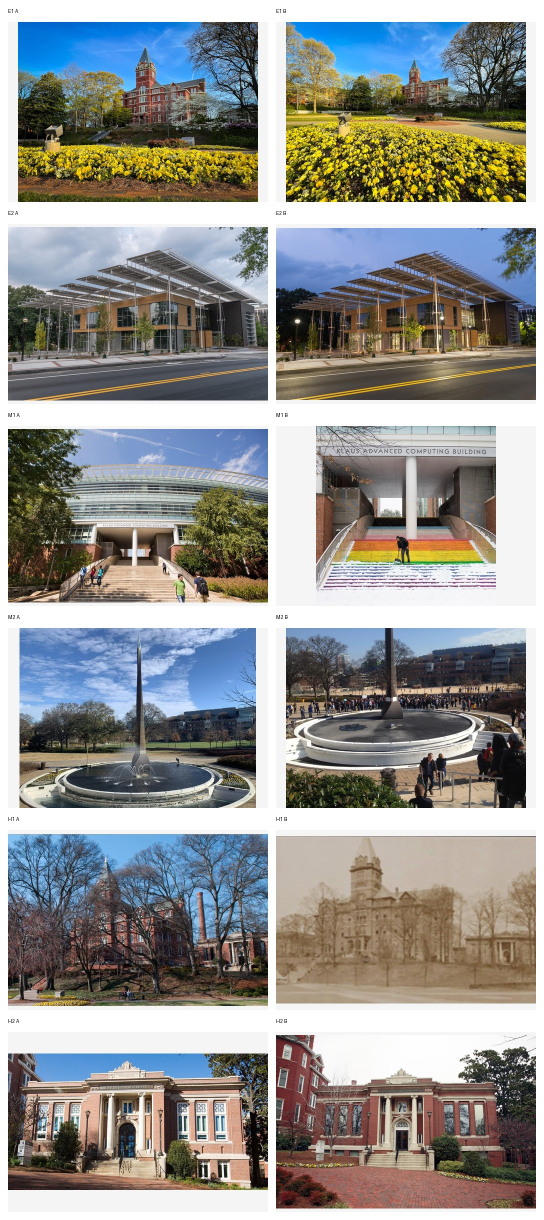
#> input picture benchmark/artifacts/preflight_contact_sheet.jpg, 1088 x 2440 px (shown at 1/2 size)
$ python -i prepare_data.py   (imports and definitions only)
#> lines starting #> are read from the running program, lines starting #| are printed output that depends on the picture
from __future__ import annotations

import hashlib
import json
import re
import zipfile
from pathlib import Path
from typing import Any, Optional

from PIL import Image, ImageDraw, ImageFont, ImageOps

from benchmark.src.paths import (
    ARTIFACTS_DIR,
    CASE_IDS,
    CASES_PATH,
    CONTACT_SHEET_PATH,
    PAIRING_VALIDATION_PATH,
    PREPROCESS_LOG_PATH,
    PROCESSED_DIR,
    PROJECT_ROOT,
    RAW_DIR,
)

CASE_PATTERN = "|".join(CASE_IDS)
IMAGE_NAME_RE = re.compile(rf"^({CASE_PATTERN})(_2| 2)?(\.[A-Za-z0-9.]+)$")
TEXT_NAME_RE = re.compile(rf"^({CASE_PATTERN}).*\.txt$", re.IGNORECASE)
IMAGE_SUFFIXES = {".jpg", ".jpeg", ".png", ".webp", ".jpeg.webp"}

RUBRICS: dict[str, dict[str, list[str]]] = {
    "E1": {
        "core_expectations": [
            "Recognize that no meaningful structural change to the building is visible.",
        ],
        "transient_or_confounder_expectations": [
            "Framing/zoom differs.",
            "Image B contains more surrounding area.",
            "Temporary scene content such as a person may differ.",
        ],
        "unsupported_claims_to_avoid": [
            "Any invented architectural/facade/window/roof/entrance change.",
        ],
    },
    "E2": {
        "core_expectations": [
            "Recognize that no meaningful structural change is visible.",
        ],
        "transient_or_confounder_expectations": [
            "Illumination differs.",
            "Sky/weather differs.",
            "Minor environmental/temporary differences may be present.",
        ],
        "unsupported_claims_to_avoid": [
            "Invented architectural changes.",
        ],
    },
    "M1": {
        "core_expectations": [
            "The staircase is painted in multiple colors in Image B.",
            "Main building entrance/structure appears unchanged.",
        ],
        "transient_or_confounder_expectations": [
            "Image B contains snow/winter conditions.",
        ],
        "unsupported_claims_to_avoid": [
            "Claiming that the entrance/facade/building was structurally rebuilt or substantially redesigned without visual support.",
        ],
    },
    "M2": {
        "core_expectations": [
            "The fountain is filled/operating with water jets in Image A.",
            "The fountain is empty or inactive in Image B.",
            "No clear structural change to the fountain/Campanile is visible.",
        ],
        "transient_or_confounder_expectations": [
            "Image B contains a much larger crowd.",
        ],
        "unsupported_claims_to_avoid": [
            "Invented structural modification to the Campanile/fountain.",
        ],
    },
    "H1": {
        "core_expectations": [
            "The central historic building remains recognizable.",
            "The surrounding campus environment changes substantially.",
            "Vegetation is much more mature in the modern image.",
            "Landscaping/path layout differs.",
            "Some surrounding structures disappear and/or newer elements appear.",
        ],
        "transient_or_confounder_expectations": [
            "The old image is monochrome/sepia.",
            "Color differences must NOT be interpreted as the building physically changing from gray/brown to red.",
        ],
        "unsupported_claims_to_avoid": [
            "The building changed color from gray to red.",
            "Specific renovations that are not visually supported.",
            "Unsupported claims about construction dates or historical events.",
        ],
    },
    "H2": {
        "core_expectations": [
            "Overall structure and architectural form remain substantially the same.",
            "Visible differences include some window/door/entrance details.",
            "Exterior/masonry appears cleaner or restored.",
        ],
        "transient_or_confounder_expectations": [
            "Be conservative about differences that may come from photography, lighting, or image quality.",
        ],
        "unsupported_claims_to_avoid": [
            "Claiming major changes to columns, roofline, or building footprint.",
            "Inventing specific historical events not visible in the pair.",
        ],
    },
}

BUILDING_NAMES = (
    "Tech Tower",
    "Kandeda",
    "Kendeda",
    "Klaus",
    "Campanile",
    "Carnegie",
    "Kessler",
)

def sha256_bytes(data: bytes) -> str:
    return hashlib.sha256(data).hexdigest()

# [163 lines left out: functions sha256_file, find_image_zip, _ignored_zip_name, parse_image_filename, parse_text_filename, iter_archive_files and 4 more, not called in this run]

def _resample():
    resampling = getattr(Image, "Resampling", Image)
    return resampling.LANCZOS

def to_rgb(image: Image.Image) -> Image.Image:
    oriented = ImageOps.exif_transpose(image)
    if oriented.mode == "RGB":
        return oriented
    if oriented.mode in ("RGBA", "LA") or (oriented.mode == "P" and "transparency" in oriented.info):
        rgba = oriented.convert("RGBA")
        background = Image.new("RGB", rgba.size, (255, 255, 255))
        background.paste(rgba, mask=rgba.getchannel("A"))
        return background
    return oriented.convert("RGB")

def resize_long_edge(image: Image.Image, max_edge: int = 2048) -> Image.Image:
    width, height = image.size
    long_edge = max(width, height)
    if long_edge <= max_edge:
        return image
    if width >= height:
        new_width = max_edge
        new_height = max(1, int(round(height * (max_edge / float(width)))))
    else:
        new_height = max_edge
        new_width = max(1, int(round(width * (max_edge / float(height)))))
    return image.resize((new_width, new_height), _resample())

def strip_metadata(image: Image.Image) -> Image.Image:
    if image.mode != "RGB":
        raise ValueError(f"Expected RGB before metadata strip, got {image.mode}")
    return Image.frombytes("RGB", image.size, image.tobytes())

def preprocess_image(image: Image.Image, max_edge: int = 2048) -> tuple[Image.Image, dict[str, Any]]:
    source_size = image.size
    orientation = None
    try:
        orientation = image.getexif().get(274)
    except Exception:
        orientation = None
    rgb = to_rgb(image)
    oriented_size = rgb.size
    resized = resize_long_edge(rgb, max_edge=max_edge)
    clean = strip_metadata(resized)
    info = {
        "source_size": list(source_size),
        "oriented_size": list(oriented_size),
        "processed_size": list(clean.size),
        "source_mode": image.mode,
        "exif_orientation": orientation,
        "resized": list(resized.size) != list(oriented_size),
        "upscaled": False,
        "operations": [
            "exif_transpose",
            "convert_rgb",
            "resize_long_edge_if_needed",
            "strip_metadata",
            "jpeg_q95",
        ],
    }
    return clean, info

def save_jpeg(image: Image.Image, path: Path, quality: int = 95) -> None:
    path.parent.mkdir(parents=True, exist_ok=True)
    image.save(path, format="JPEG", quality=quality, optimize=True)

def _read_zip_bytes(archive: zipfile.ZipFile, name: str) -> bytes:
    return archive.read(name)

# [159 lines left out: functions build_contact_sheet, load_cases, prompt_contains_forbidden_metadata, prepare, main, not called in this run]

# [2 lines not run here, left out]

>>> from PIL import Image
>>> picture = Image.open('../artifacts/preflight_contact_sheet.jpg')
#> picture is the input picture: PIL image 1088x2440 RGB; mean R, G, B 147.8, 147.8, 144.8
>>> result = preprocess_image(picture)
#> in resize_long_edge, `return image.resize((new_width, new_height), _resample())`:
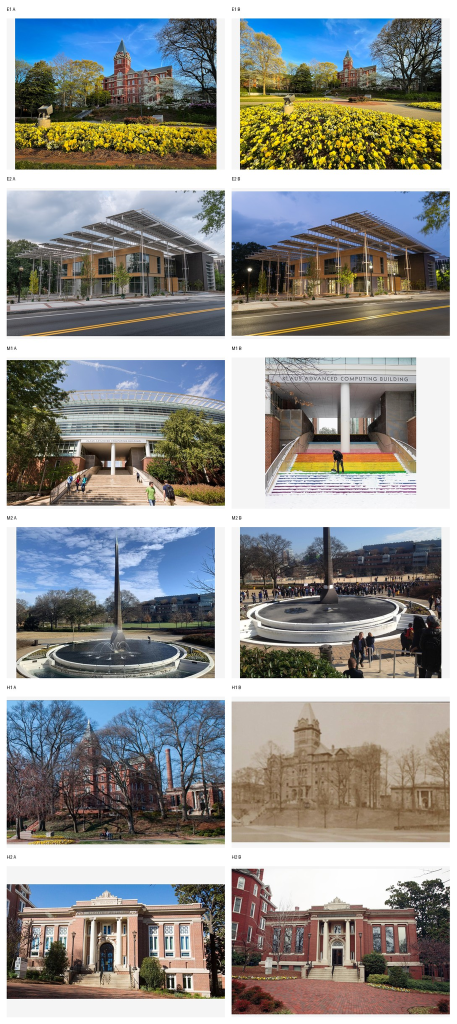
#> returned value: PIL image 913x2048 RGB (shown at 1/2 size); mean R, G, B 147.7, 147.8, 144.8
